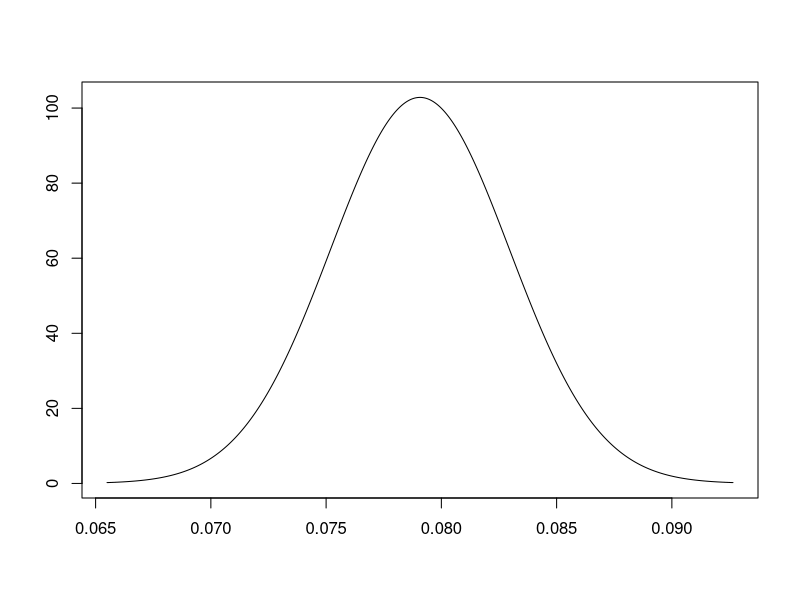

Reproduce this figure in R.
x <- c(0.085, 0.0802, 0.0798, 0.0829, 0.0753, 0.0853, 0.0754, 0.0757, 0.0749, 0.076, 0.0778, 0.0754, 0.0829, 0.0902, 0.0792, 0.076, 0.0792, 0.0777, 0.0795, 0.0791, 0.0791, 0.0783, 0.0787, 0.0819, 0.0846, 0.0785, 0.0772, 0.0708, 0.0781, 0.0775) 


# a. 
mean(x) 


# b. 
var(x) 


# c. 
sd(x) 


# d., e. 
sd(x)/sqrt(length(x)) 


# f. 
xx <- seq(from=mean(x) - 3.5*sd(x), to=mean(x) + 3.5*sd(x), length.out = 1000) 
yy <- dnorm(xx, mean = mean(x), sd = sd(x)) 
plot(xx, yy, typ="l", xlab="", ylab="") 
